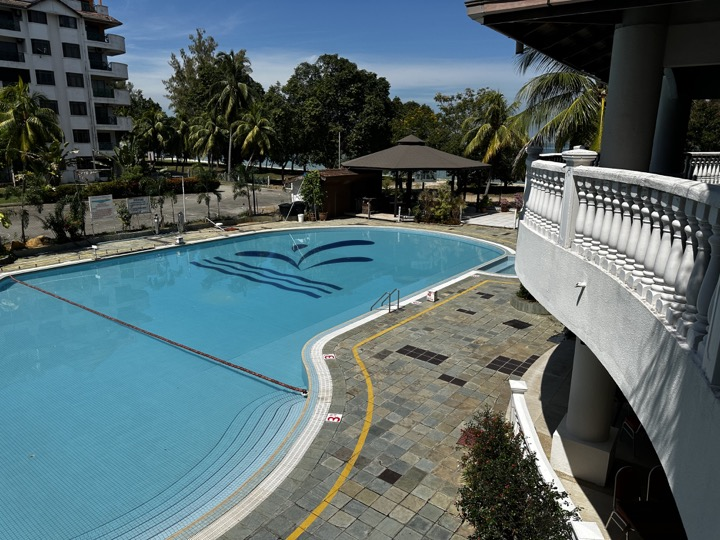
#> input picture outputs/bayu-full-folder-audit/thumbnails/IMG_9645.jpg, 720 x 540 px; its folder holds only this picture in this run
$ python make_contact_sheets.py
#> lines starting #> are read from the running program, lines starting #| are printed output that depends on the picture
from pathlib import Path
from PIL import Image, ImageDraw, ImageFont

source = Path("outputs/bayu-full-folder-audit/thumbnails")
destination = Path("outputs/bayu-full-folder-audit/contact-sheets")
destination.mkdir(parents=True, exist_ok=True)

files = sorted(source.glob("*.jpg"))
font = ImageFont.load_default(size=20)
columns = 4
rows = 4
cell_width = 360
cell_height = 320
label_height = 32

for sheet_index, start in enumerate(range(0, len(files), columns * rows), start=1):
    page = Image.new("RGB", (columns * cell_width, rows * cell_height), "white")
#> page: PIL image 1440x1280 RGB; every value is 255
    draw = ImageDraw.Draw(page)
    for offset, path in enumerate(files[start:start + columns * rows]):
        row, column = divmod(offset, columns)
        with Image.open(path) as image:
#> image is the input picture: PIL image 720x540 RGB; mean R, G, B 84.8, 103, 106.1
            image.thumbnail((cell_width - 12, cell_height - label_height - 12))
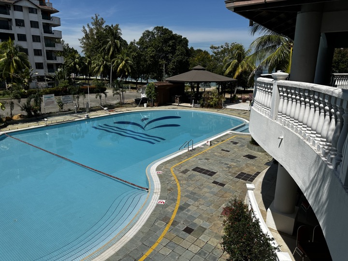
#> image: PIL image 348x261 RGB; mean R, G, B 84.8, 103, 106.1
            x = column * cell_width + (cell_width - image.width) // 2
#> x = 6
            y = row * cell_height + label_height + (cell_height - label_height - image.height) // 2
#> y = 45
            page.paste(image, (x, y))
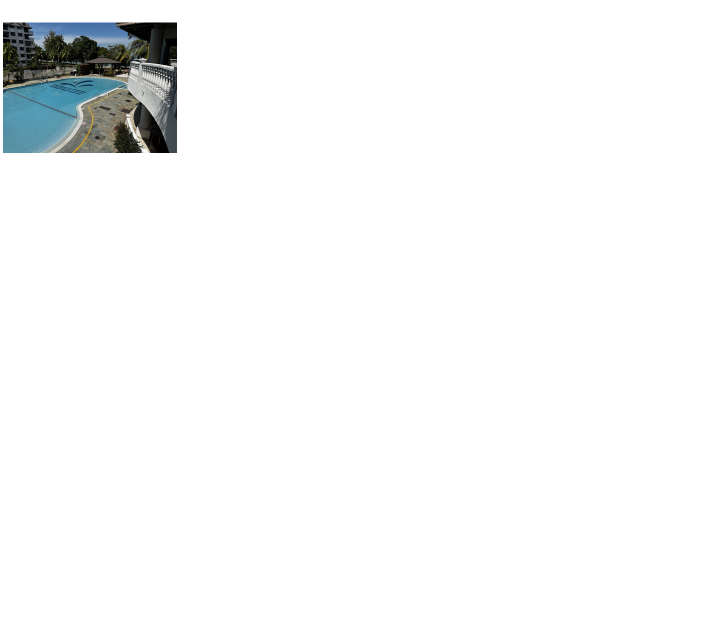
#> page: PIL image 1440x1280 RGB (shown at 1/2 size); mean R, G, B 246.6, 247.5, 247.7
        draw.text((column * cell_width + 8, row * cell_height + 6), path.stem, fill="black", font=font)
    page.save(destination / f"bayu-contact-{sheet_index:02d}.jpg", quality=90)

$ run again, on outputs/bayu-full-folder-audit/thumbnails/IMG_9649.jpg
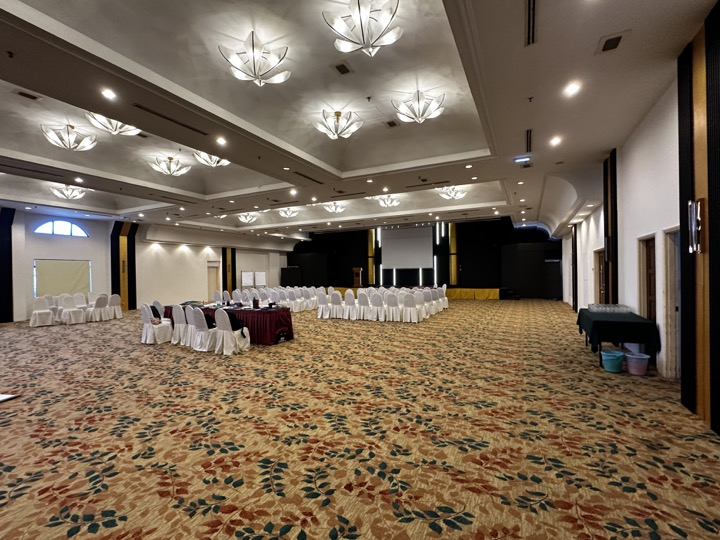
#> input picture outputs/bayu-full-folder-audit/thumbnails/IMG_9649.jpg, 720 x 540 px
#> image is the input picture: PIL image 720x540 RGB; mean R, G, B 118.7, 102.4, 84.6
#> `image.thumbnail((cell_width - 12, cell_height - label_height - 12))`:
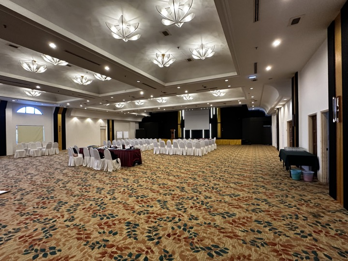
#> image: PIL image 348x261 RGB; mean R, G, B 118.7, 102.4, 84.6
#> `page.paste(image, (x, y))`:
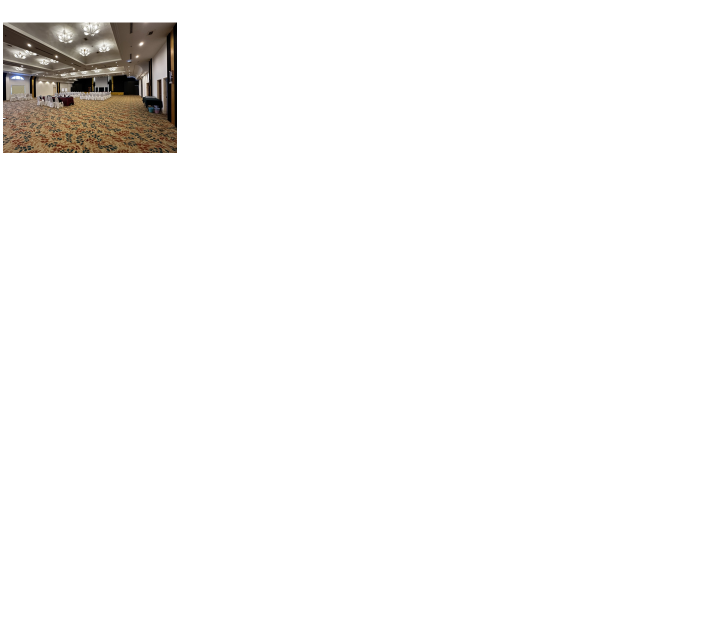
#> page: PIL image 1440x1280 RGB (shown at 1/2 size); mean R, G, B 248.3, 247.5, 246.6

$ run again, on outputs/bayu-full-folder-audit/thumbnails/IMG_9651.jpg
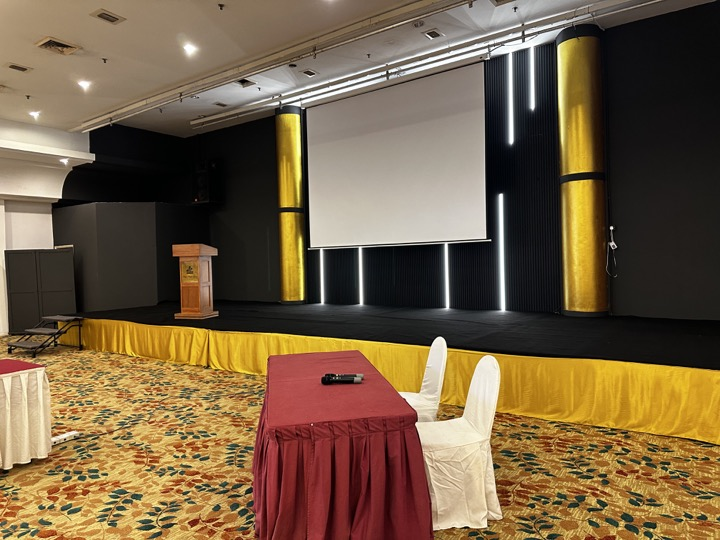
#> input picture outputs/bayu-full-folder-audit/thumbnails/IMG_9651.jpg, 720 x 540 px
#> image is the input picture: PIL image 720x540 RGB; mean R, G, B 117.1, 95.3, 67.7
#> `image.thumbnail((cell_width - 12, cell_height - label_height - 12))`:
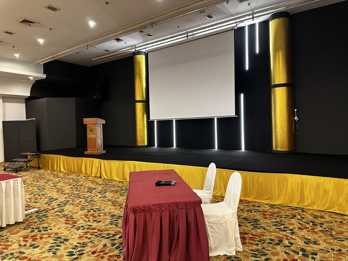
#> image: PIL image 348x261 RGB; mean R, G, B 117.1, 95.3, 67.7
#> `page.paste(image, (x, y))`:
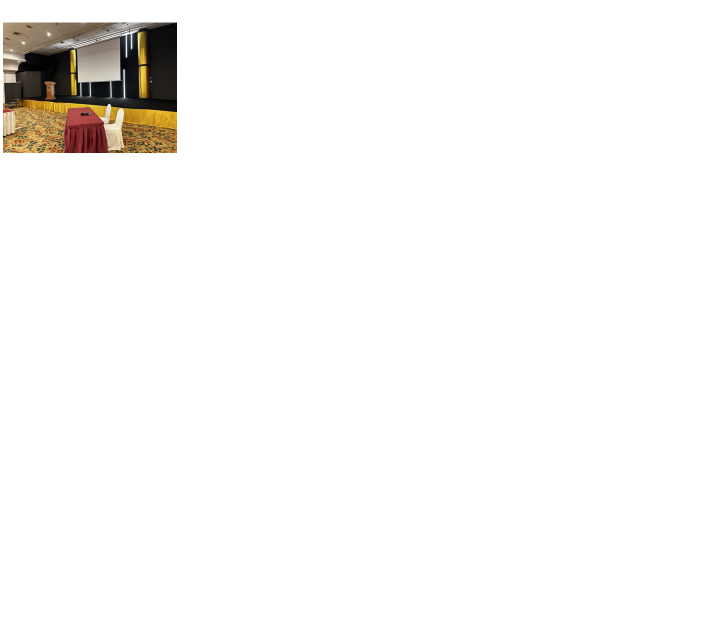
#> page: PIL image 1440x1280 RGB (shown at 1/2 size); mean R, G, B 248.2, 247.1, 245.8

$ run again, on outputs/bayu-full-folder-audit/thumbnails/IMG_9652.jpg
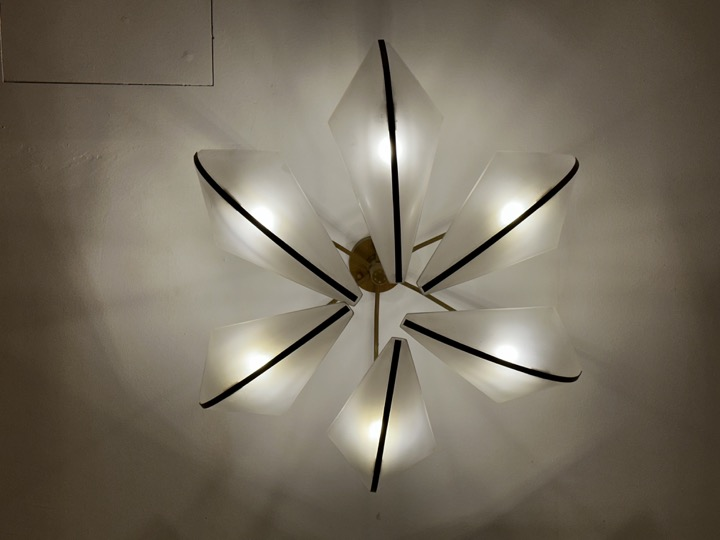
#> input picture outputs/bayu-full-folder-audit/thumbnails/IMG_9652.jpg, 720 x 540 px
#> image is the input picture: PIL image 720x540 RGB; mean R, G, B 116.8, 108.7, 94.2
#> image: PIL image 348x261 RGB
#> `page.paste(image, (x, y))`:
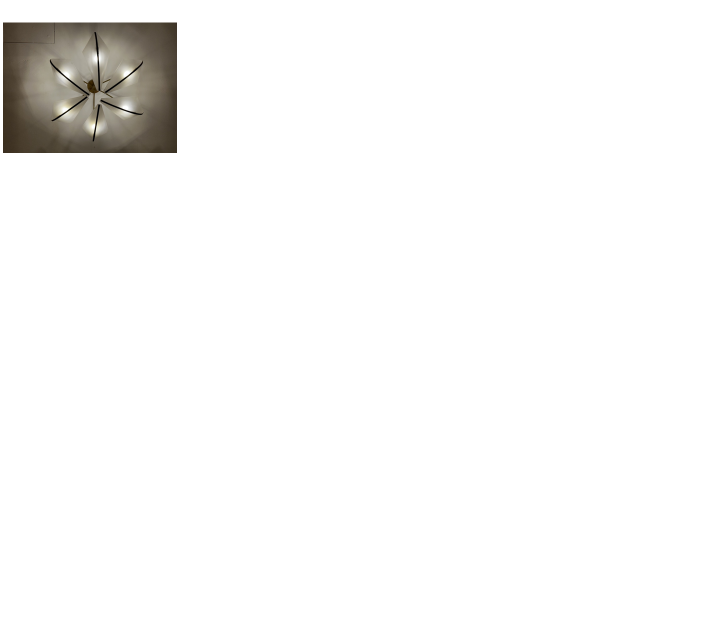
#> page: PIL image 1440x1280 RGB (shown at 1/2 size); mean R, G, B 248.2, 247.8, 247.1

$ run again, on outputs/bayu-full-folder-audit/thumbnails/IMG_9646.jpg
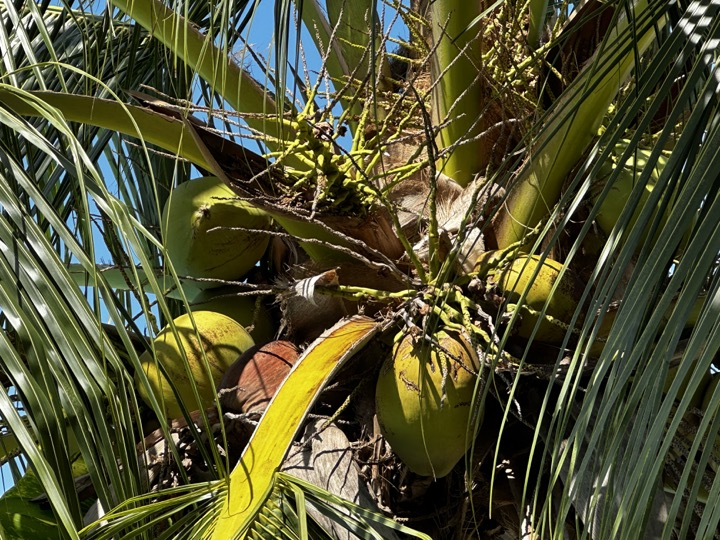
#> input picture outputs/bayu-full-folder-audit/thumbnails/IMG_9646.jpg, 720 x 540 px
#> image is the input picture: PIL image 720x540 RGB; mean R, G, B 80.4, 80.1, 49.6
#> `image.thumbnail((cell_width - 12, cell_height - label_height - 12))`:
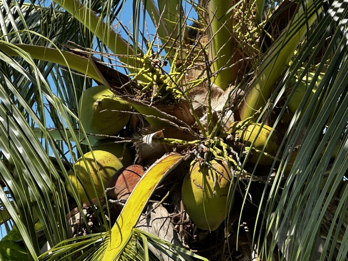
#> image: PIL image 348x261 RGB; mean R, G, B 80.4, 80.1, 49.7
#> `page.paste(image, (x, y))`:
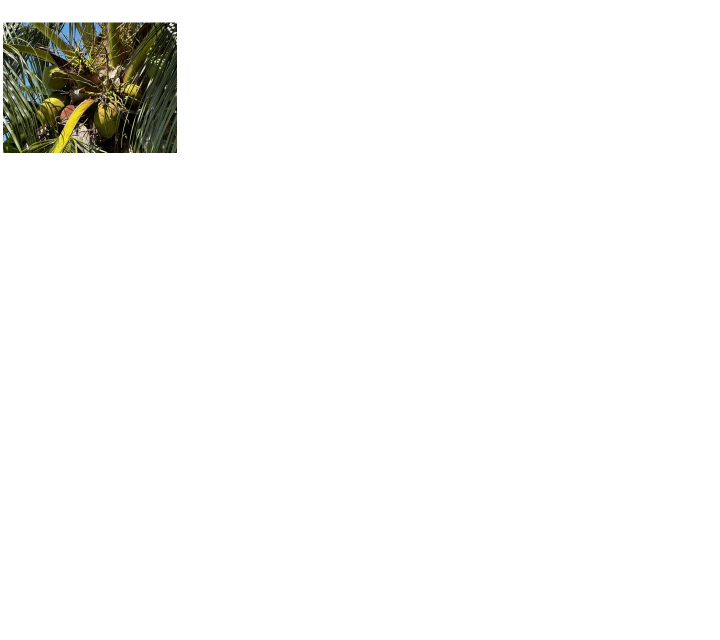
#> page: PIL image 1440x1280 RGB (shown at 1/2 size); mean R, G, B 246.4, 246.4, 244.9
